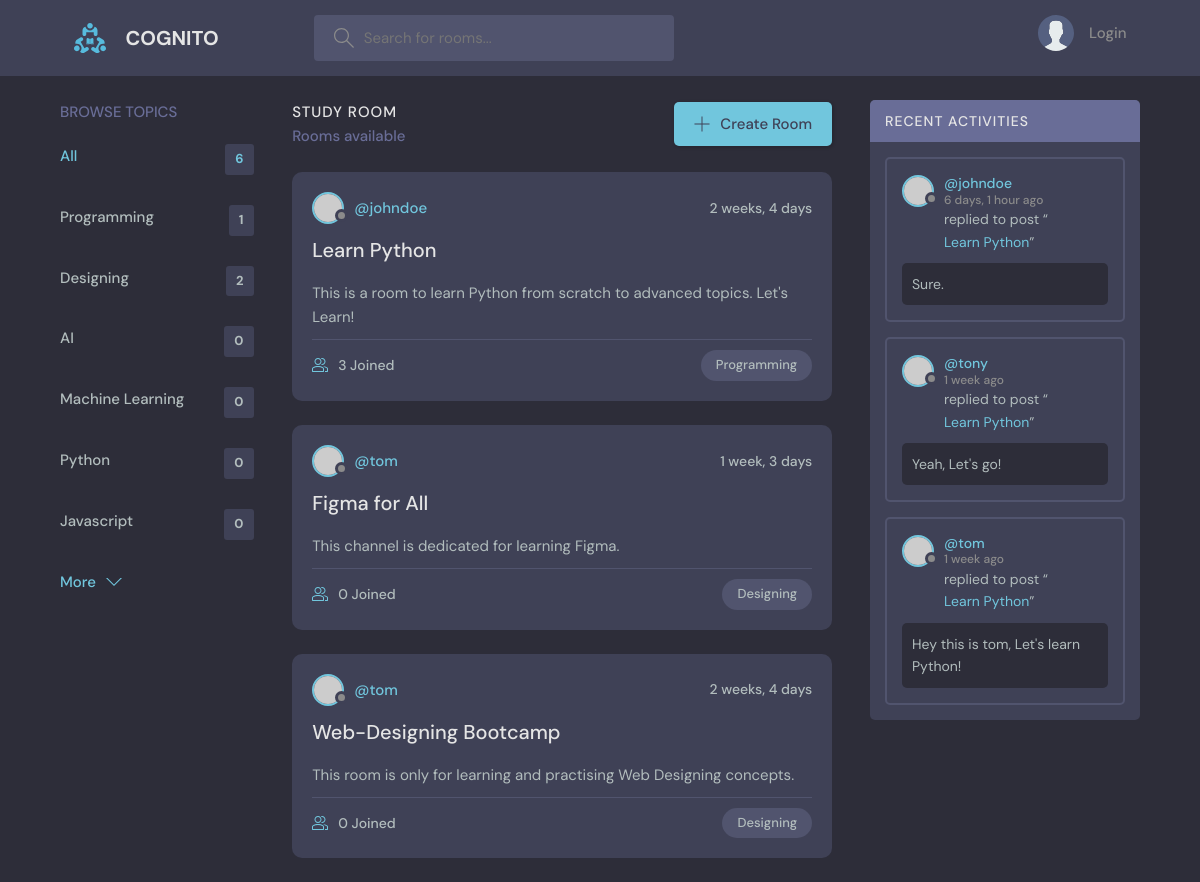
The app's page /, older data.
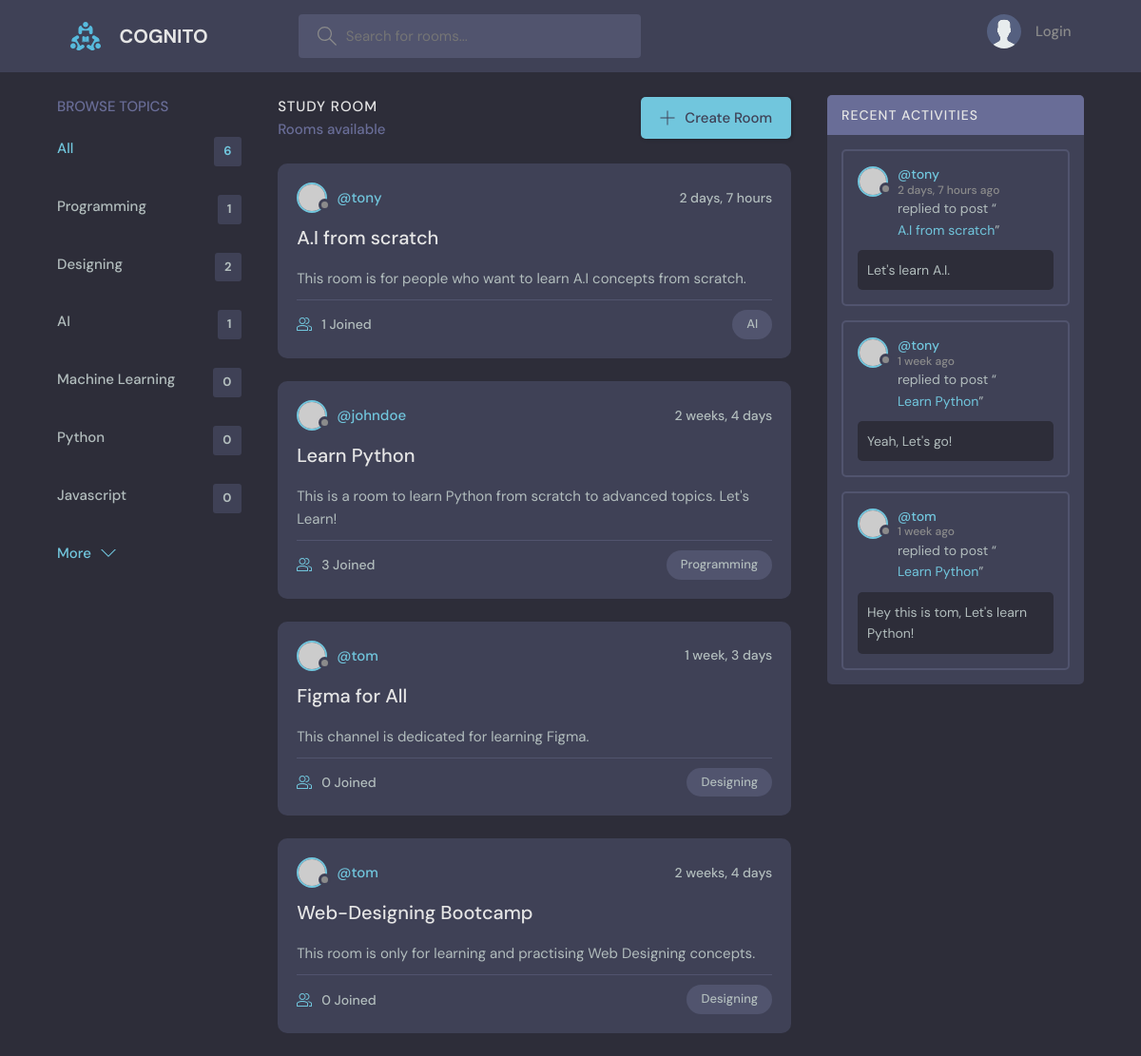
The same page, newer data.
### main/models.py (models this page shows, shortened)
class Topic(models.Model):
    name = models.CharField(max_length=200)

class Room(models.Model):
    host = models.ForeignKey(User, on_delete=models.SET_NULL, null=True)  # Host user, nullable
    topic = models.ForeignKey(Topic, on_delete=models.SET_NULL, null=True)  # Topic, nullable
    name = models.CharField(max_length=200)  # Room name
    description = models.TextField(null=True, blank=True)  # Room description, optional
    participants = models.ManyToManyField(User, related_name='participants', blank=True)  # Room participants, optional
    updated = models.DateTimeField(auto_now=True)  # Timestamp of the last update
    created = models.DateTimeField(auto_now_add=True)  # Timestamp of creation
    class Meta:
        ordering = ['-updated', '-created']  # Order by last updated and created date

class Message(models.Model):
    user = models.ForeignKey(User, on_delete=models.CASCADE)  # User who posted the message
    room = models.ForeignKey(Room, on_delete=models.CASCADE)  # Room where the message was posted
    body = models.TextField()  # Message content
    updated = models.DateTimeField(auto_now=True)  # Timestamp of the last update
    created = models.DateTimeField(auto_now_add=True)  # Timestamp of creation
    class Meta:
        ordering = ['-updated', '-created']  # Order by last updated and created date

### main/views.py (the view)
# urls.py: 2. Add a URL to urlpatterns:  path('', views.home, name='home')
def home(request):
    q = request.GET.get('q') if request.GET.get('q') else ''
    rooms = Room.objects.filter(
        Q(topic__name__icontains=q) |
        Q(name__icontains=q) |
        Q(description__icontains=q)
    )
    topics = Topic.objects.all()
    room_count = rooms.count()
    room_messages = Message.objects.filter(Q(room__topic__name__icontains=q))
    context = {'rooms': rooms, 'topics': topics, 'room_count': room_count, 'room_messages': room_messages}
    return render(request, 'main/home.html', context)

### templates/main/home.html (shortened to what this page needs)
{% extends "base.html" %}
{% block content %}
    <main class="layout layout--3">
      <div class="container">
        {% include "main/topics_component.html" %}
        <div class="roomList">
          <div class="roomList__header">
            <div>
              <h2>Study Room</h2>
              <p>{{rooms_count}} Rooms available</p>
            </div>
            <a class="btn btn--main" href="{% url "create_room" %}">
              <svg version="1.1" xmlns="http://www.w3.org/2000/svg" width="32" height="32" viewBox="0 0 32 32">
                <title>add</title>
                <path
                  d="M16.943 0.943h-1.885v14.115h-14.115v1.885h14.115v14.115h1.885v-14.115h14.115v-1.885h-14.115v-14.115z"
                ></path>
              </svg>
              Create Room
            </a>
          </div>
        {% include "main/feed_component.html" %}
        </div>
        {% include "main/activity_component.html" %}
      </div>
    </main>
{% endblock content %}

### templates/main/topics_component.html
<div class="topics">
    <div class="topics__header">
      <h2>Browse Topics</h2>
    </div>
    <ul class="topics__list">
      <li>
        <a href="{% url 'home' %}" class="active">All <span>{{topics.count}}</span></a>
      </li>
      {% for topic in topics %}
      <li>
        <a href="{% url 'home' %}?q={{ topic.name }}">{{ topic.name }}<span>{{topic.room_set.all.count}}</span></a>
      </li>
      {% endfor %}
    </ul>
    <a class="btn btn--link" href="topics.html">
      More
      <svg version="1.1" xmlns="http://www.w3.org/2000/svg" width="32" height="32" viewBox="0 0 32 32">
        <title>chevron-down</title>
        <path d="M16 21l-13-13h-3l16 16 16-16h-3l-13 13z"></path>
      </svg>
    </a>
  </div>

### templates/main/feed_component.html (shortened to what this page needs)
{% for room in rooms %}
<div class="roomListRoom">
    <div class="roomListRoom__header">
      <a href="{% url "user_profile" room.host.id %}" class="roomListRoom__author">
        <div class="avatar avatar--small">
          <img src="https://randomuser.me/api/portraits/women/11.jpg" />
        </div>
        <span>@{{room.host.username}}</span>
      </a>
      <div class="roomListRoom__actions">
        <span>{{room.created|timesince}}</span>
      </div>
    </div>
    <div class="roomListRoom__content">
      <a href="{% url 'room' room.id %}">{{room.name}}</a>
      <p>
        {{room.description}}
      </p>
    </div>
    <div class="roomListRoom__meta">
      <a href="{% url 'room' room.id %}" class="roomListRoom__joined">
        {{room.participants.all.count}} Joined
      </a>
      <p class="roomListRoom__topic">{{room.topic.name}}</p>
    </div>
  </div>
  {% endfor %}

### templates/main/activity_component.html (shortened to what this page needs)
<div class="activities">
    <div class="activities__header">
      <h2>Recent Activities</h2>
    </div>
    {% for message in room_messages %}
    <div class="activities__box">
      <div class="activities__boxHeader roomListRoom__header">
        <a href="{% url "user_profile" message.user.id %}" class="roomListRoom__author">
          <div class="avatar avatar--small">
            <img src="https://randomuser.me/api/portraits/women/11.jpg" />
          </div>
          <p>
            @{{ message.user }}
            <span>{{ message.created|timesince }} ago</span>
          </p>
        </a>
      </div>
      <div class="activities__boxContent">
        <p>replied to post “<a href="{% url 'room' message.room.id %}">{{ message.room.name }}</a>”</p>
        <div class="activities__boxRoomContent">
          {{message.body}}
        </div>
      </div>
    </div>
    {% endfor %}
  </div>

Row changes from the older to the newer data that the page shows:
removed Message: user "johndoe", created "6 days, 1 hour", room.name "Learn Python", body "Sure."
computed for Topic "AI": room_set.all.count "0" → "1"
added Room: host.username "tony", created "2 days, 7 hours", name "A.I from scratch", description "This room is for people who want to learn A.I concepts from scratch.", participants.all.count "1", topic.name "AI"
added Message: user "tony", created "2 days, 7 hours", room.name "A.I from scratch", body "Let's learn A.I."
